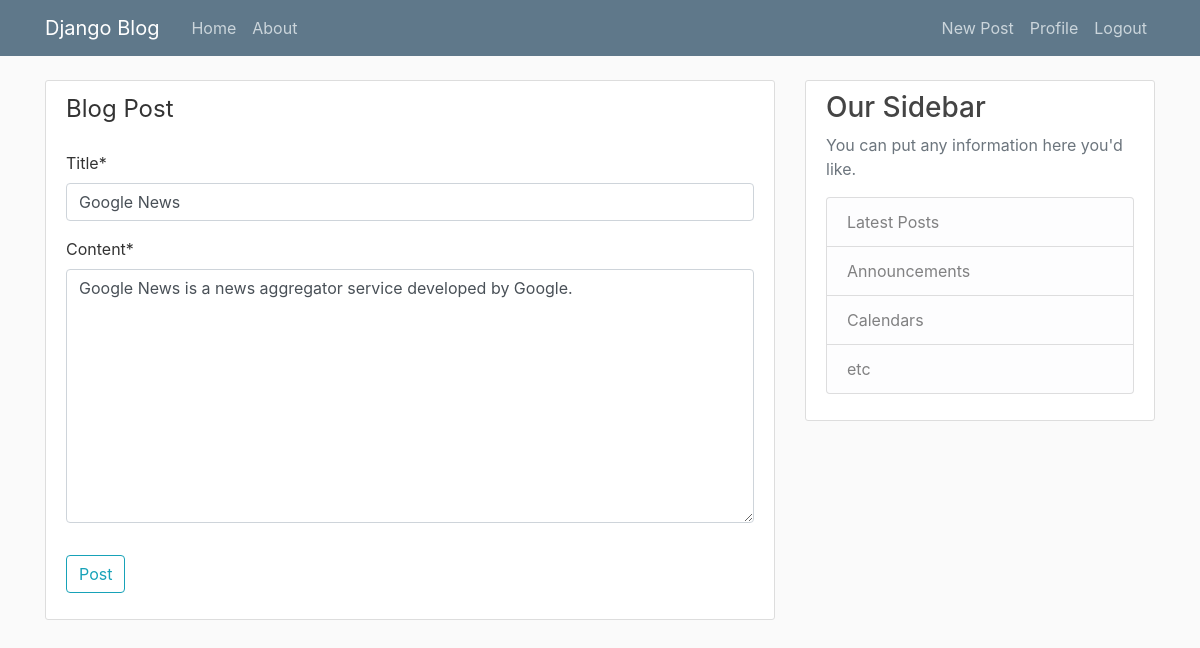
Page /post/15/update/ (signed in) on the committed database.
### main/models.py (models this page shows, shortened)
class Post(models.Model):
    title = models.CharField(max_length=100)
    content = models.TextField()
    date_posted = models.DateTimeField(default=timezone.now)
    author = models.ForeignKey(User, on_delete=models.CASCADE)

### main/views.py (the view, shortened to what this page needs)
# urls.py: path('post/<int:pk>/update/', PostUpdateView.as_view(), name='post-update'),
class PostUpdateView(LoginRequiredMixin, UserPassesTestMixin, UpdateView):
    model = Post
    fields = ['title', 'content']
    def test_func(self):
        post = self.get_object()
        if self.request.user == post.author:
            return True
        return False

### main/templates/main/post_form.html (shortened to what this page needs)
{% extends "main/base.html" %}
{% load crispy_forms_tags %}
{% block content %}
<div class="content-section">
    <form method="POST" >
        <fieldset class="form-group">
            <legend class="border-buttom mb-4">Blog Post</legend>
            {{form|crispy}}
        </fieldset>
        <div class="form-group">
            <button class="btn btn-outline-info" type="submit">Post</button>
        </div>
    </form>
</div>
{% endblock content %}

### main/static/main.css (style rules this page uses)
body { background: #fafafa; color: #333333; margin-top: 5rem; }
.content-section { background: #ffffff; padding: 10px 20px; border: 1px solid #dddddd; border-radius: 3px; margin-bottom: 20px; }

### rows in the picture
Post: title "Google News", content "Google News is a news aggregator service developed by Google."
